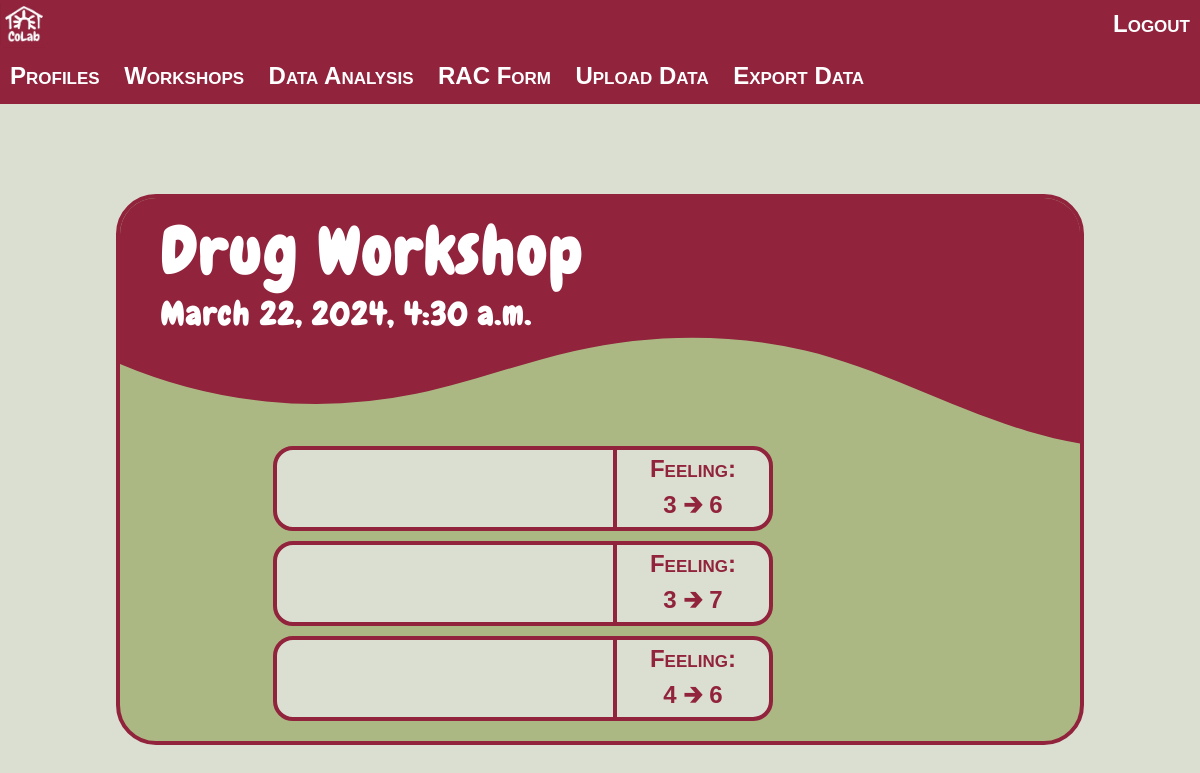
/workshop/3/ (signed in), run on the app's committed database.
### base/models.py (models this page shows, shortened)
class Workshop(models.Model):
    name = models.CharField(max_length=50)
    created = models.DateTimeField(auto_now_add=True)
    date = models.DateTimeField()
    participants = models.ManyToManyField(Profile)

class Happiness(models.Model):
    profile = models.ForeignKey(Profile,on_delete=models.CASCADE)
    workshop = models.ForeignKey(Workshop,on_delete=models.CASCADE)
    before = models.IntegerField(validators=[MaxValueValidator(10),MinValueValidator(0)],null=True,blank=True)
    after = models.IntegerField(validators=[MaxValueValidator(10),MinValueValidator(0)],null=True,blank=True)
    attended = models.BooleanField()

### base/views.py (the view)
# urls.py: path('workshop/<str:pk>/', views.workshop,name="workshop"),
@login_required(login_url='/login')
def workshop(request,pk):
    workshop = Workshop.objects.get(id=pk)
    participants = workshop.participants.all()
    levels = Happiness.objects.filter(profile__id__in = participants,workshop=workshop)
    levelProfiles = levels.values_list('profile', flat=True)
    context = {'workshop':workshop,'participants':participants,'levelProfiles':levelProfiles,'levels':levels}
    return render(request, 'base/workshop.html',context)

### base/templates/base/workshop.html (shortened to what this page needs)
{% extends 'main.html' %}
{% load static %}
{% block additional_css %}
<link rel="stylesheet" href="{% static '/css/workshop.css' %}">
{% endblock %}
{% block content %}
<div class="pseudo-container">
    <div class="main-body">
        <div class="workshop-title">
            <h1 class="workshop-name">{{ workshop.name }}</h1>
            <h1 class="workshop-date">{{ workshop.date }}</h1>
        </div>
        <div class="wave">
        </div>
        <div class="participants">
            <div class="participants-list attended">
                {% for level in levels %}
                    <div class="participant">
                        <a href="{% url 'profile' level.profile.id %}" class="participant-left">
                            <div class="name">
                            </div>
                        </a>
                        <a href="{% url 'editHappiness' profileId=level.profile.id workshopId=workshop.id %}" class="participant-right">
                            <div class="feeling-title">
                                Feeling:
                            </div>
                            <div class="feeling-values">
                                {{level.before}} 🡲 {{level.after}}
                            </div>
                        </a>
                    </div>
                {% endfor %}
            </div>
        </div>
    </div>
</div>
{% endblock %}

### base/static/css/main.css (style rules this page uses)
body { font-family: 'Arial', sans-serif; background-color: #DBDFD2; color: #333; margin: 0; padding: 0; box-sizing: border-box; }

### base/static/css/workshop.css (style rules this page uses)
.pseudo-container { display: flex; justify-content: center; position: relative; }
.wave { position: absolute; width: 100%; line-height: 0; pointer-events: none; }
.wave svg { position: relative; display: block; width: calc(115% + 1.3px); height: 123px; }
.main-body { margin-top: 90px; width: 80%; background-color: #ABB883; border: #91233C 4px solid; border-radius: 40px; display: block; flex-direction: column; align-items: center; justify-content: center; margin-bottom: 40px; overflow: hidden; position: relative; }
.workshop-title { background-color: #91233C; padding-left: 40px; padding-top: 12px; }
.workshop-date, .workshop-name { width: 100%; text-align: left; margin: 0; padding: 0; background-color: #91233C; color: #fff; position: relative; }
h1 { font-family: 'Chewy-Regular', sans-serif; font-size: 64px; letter-spacing: 0.05em; margin: 0; padding: 0; }
.workshop-date { font-size: 32px; }
.participants { margin-top: 90px; display: flex; justify-content: space-evenly; }
.participant:first-child { margin-top: 20px; }
.participant:last-child { margin-bottom: 20px; }
.participant { font-family: Arial, Helvetica, sans-serif; font-size: 24px; background-color: #DBDFD2; color: #91233C; font-weight: 700; text-decoration: none solid rgb(68, 68, 68); font-variant: small-caps; width: 500px; height: 85px; margin-top: 10px; margin-bottom: 10px; border: #91233C 4px solid; border-radius: 20px; display: flex; flex-direction: row; align-items: center; box-sizing: border-box; overflow: hidden; }
.participant-left { width: 70%; height: 100%; border-right: #91233C 4px solid; padding: 8px; }
.participant-right { width: 30%; height: 100%; display: flex; flex-direction: column; align-items: center; padding: 8px; }
.name { font-size: 32px; text-align: center; color: #91233C; }
.feeling-title, .feeling-values, .na { color: #91233C; text-decoration: none; width: 100%; height: 50%; display: flex; flex-direction: column; justify-content: center; align-items: center; }
.name { padding-top: 20px; }

### base/static/css/navbar.css (style rules this page uses)
a { text-decoration: none; }

### data on the page
Workshop: name "Drug Workshop", date "March 22, 2024, 4:30 a.m."
Happiness: before "3", after "6"
Happiness: before "3", after "7"
Happiness: before "4", after "6"
